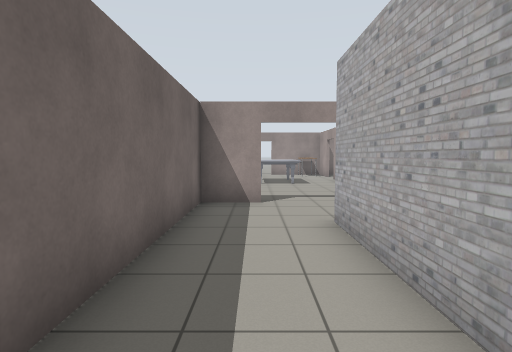
View 1 (above)

12 first-person views from a walk through a robot-simulator world made for Gazebo. The camera is 1.2 m above the floor, tilts 4° down and sees 80° across. The floor is counted in squares, 1 m on a side. Each view is taken from the middle of a square. On the plan, view 1 faces up. The plan holds only what a view shows up to about 13 squares ahead; the rest is blank. Simple patterns stand in for the simulator's built-in surfaces.

View 2
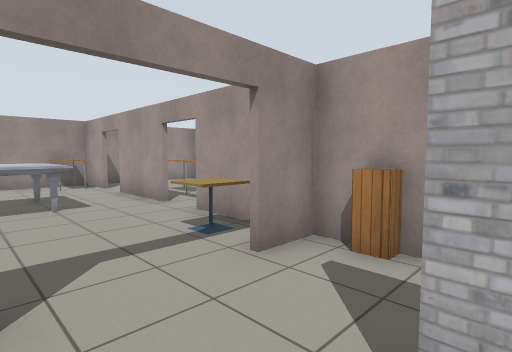

View 3
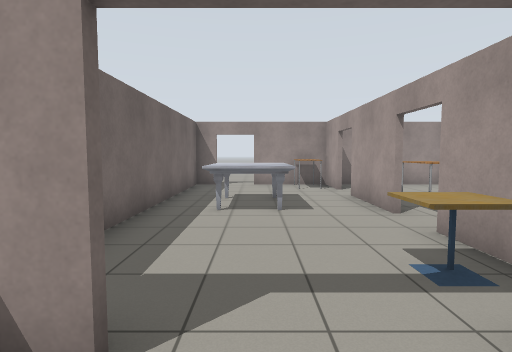

View 4
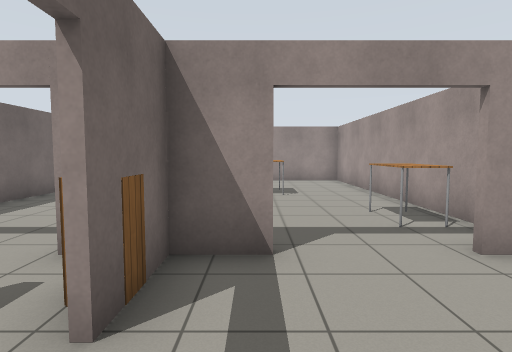

View 5
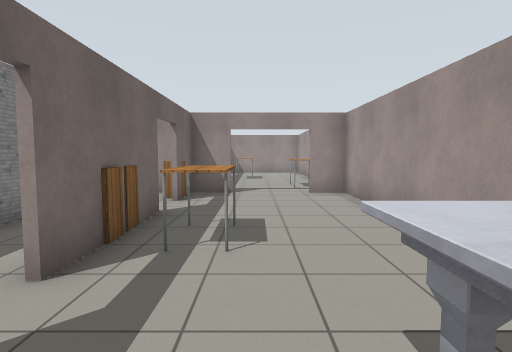

View 6
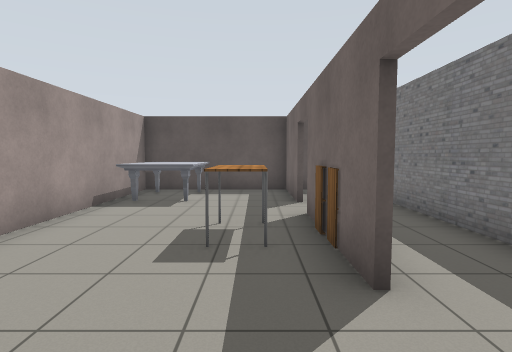

View 7
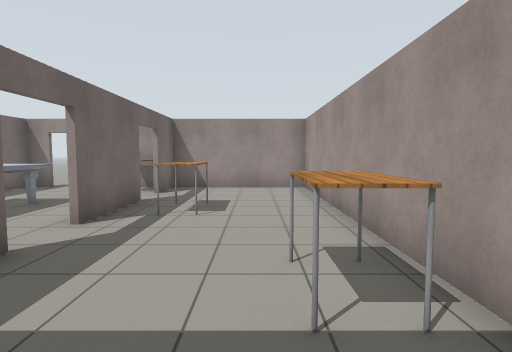

View 8
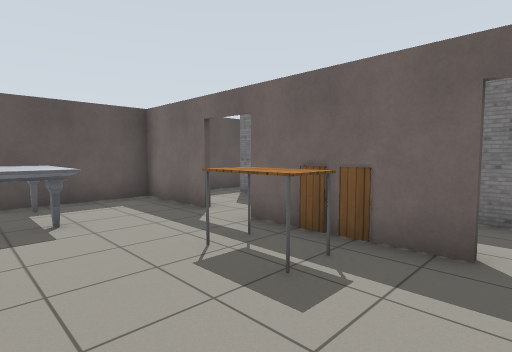

View 9
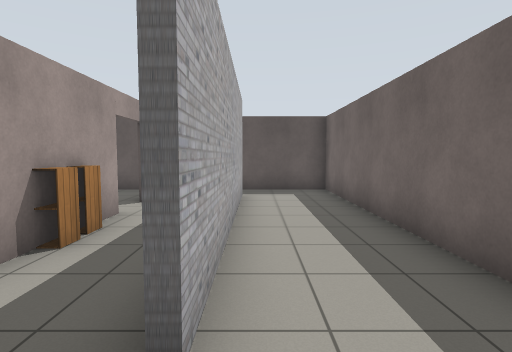

View 10
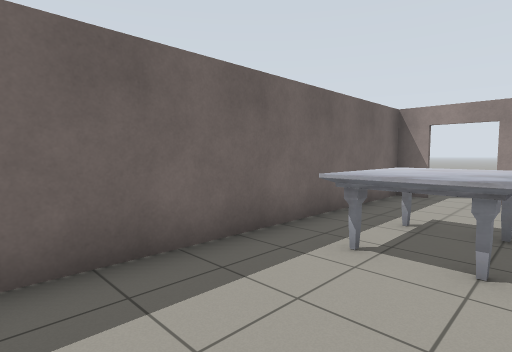

View 11
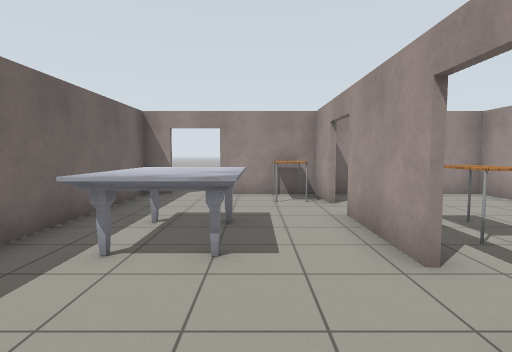

View 12
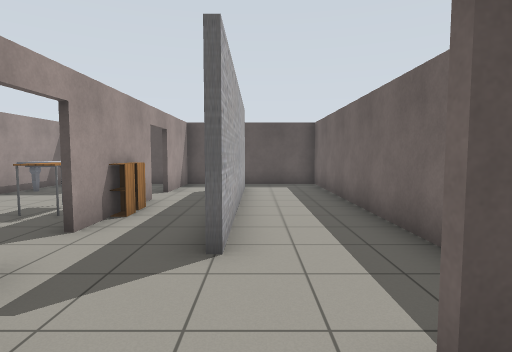

### Floor plan
Points are (right, up) in squares from view 1. A wall is a line through its corners. A room is listed if a view was taken in it or the views show most of it. See-through windows are left out.
Room 1 (views 1, 2, 3, 9)
walls: (0.2, 7.6) (-1.4, 7.6) (-1.4, -3.5) (2.1, -3.5); (1.4, -2) (1.4, 5.5)
ways out: open door at (1, 8) to room 3; opening at (2, 6.5) to room 5
Room 2 (views 4, 5, 6, 7, 8)
walls: (4, 1.6) (4, 0.8); (4, 4.4) (4, 3.4); (4, -0.6) (4, -3.5); (5.2, 7.6) (3.5, 7.6); (4.1, -3.5) (6.6, -3.5); (4, 7.6) (4, 5.8); (8.8, -3.5) (8.8, 7.6) (7.6, 7.6)
ways out: open door at (6.5, 8) to room 4; open door at (4, 5) to room 5; open door at (4, 0) to room 6
objects: cabinet (4, 2); cabinet (4, 3); cabinet (4, 7); table (5, 2) to (5, 3); marble table (7, -3) to (8, -1)
Room 3 (views 10, 11, 12)
walls: (3.8, 12.1) (3.8, 15); (3.8, 16.4) (3.8, 18.2); (3.8, 8.9) (3.8, 10.8); (4.1, 18.2) (0.9, 18.2); (-1.4, 18.2) (-1.4, 9.3)
ways out: open door at (1, 8) to room 1; open door at (4, 11.5) to room 4; open door at (4, 15.5) to room 4; open door at (0.5, 18)
objects: marble table (0, 12) to (2, 15); cafe table (3, 9); table (3, 17) to (3, 18)
Room 4 (no view inside)
walls: (4, 15) (4, 12.1); (8.8, 9) (8.8, 18.2) (4.1, 18.2); (4, 18.2) (4, 16.4)
ways out: open door at (6.5, 8) to room 2; open door at (4, 11.5) to room 3; open door at (4, 15.5) to room 3
objects: table (5, 13) to (6, 14); table (8, 9) to (8, 10)
Room 5 (no view inside)
walls: (3.8, 6) (3.8, 6.5); (3.5, 7.6) (2.6, 7.6); (1.6, 4.5) (1.6, 3.5); (3.8, 3.5) (3.8, 4.4)
ways out: opening at (2, 6.5) to room 1; open door at (4, 5) to room 2; opening at (3, 4.5) to room 6
Room 6 (no view inside)
walls: (3.8, 0.8) (3.8, 1.6); (1.6, 3.5) (1.6, -2.1); (3.8, -3.5) (3.8, -0.6); (2.1, -3.5) (4.1, -3.5)
ways out: open door at (4, 0) to room 2; opening at (3, 4.5) to room 5

Where each view was taken, in squares from view 1:
view 1: 0 up, 0 right, facing up
view 2: 5 up, 0 right, facing up-right
view 3: 6 up, 1 right, facing up
view 4: 4 up, 5 right, facing up
view 5: 2 down, 6 right, facing up
view 6: 7 up, 5 right, facing down
view 7: 7 up, 7 right, facing up
view 8: 5 up, 8 right, facing down-left
view 9: 7 up, 1 right, facing down
view 10: 9 up, 2 right, facing up-left
view 11: 9 up, 2 right, facing up
view 12: 9 up, 1 right, facing down
